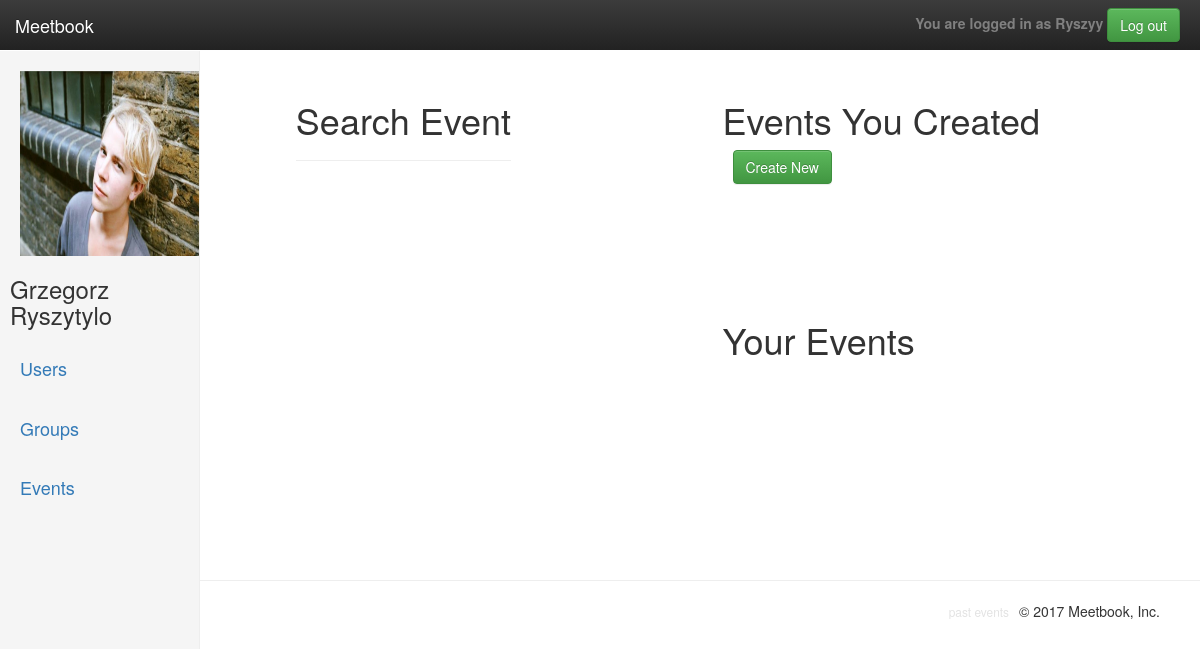
Before: /events_list (signed in) with the older database file.
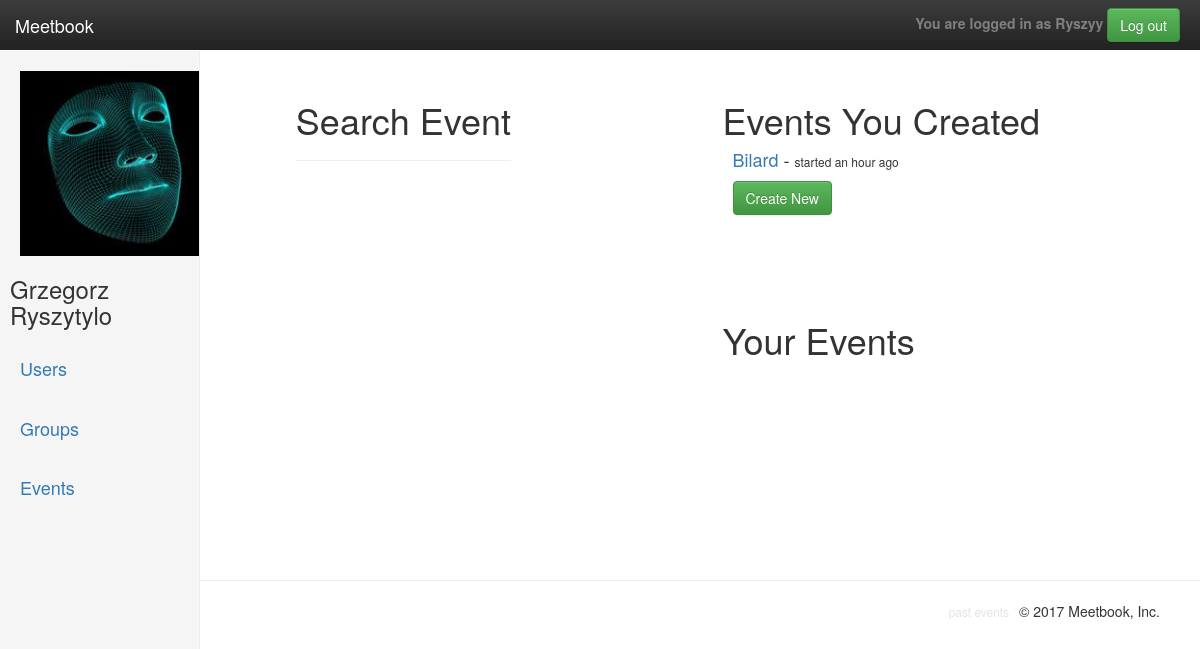
After: the same page with the newer database file.
### profiles/models.py (models this page shows, shortened)
class UserProfile(models.Model):
    user_auth = models.OneToOneField(User, primary_key=True, on_delete=models.CASCADE)
    location = models.ForeignKey(Location, null=True, blank=True, on_delete=models.CASCADE)
    slug = models.SlugField(blank=True)
    picture = models.ImageField(upload_to=upload_location, null=True, blank=True)
    friends = models.ManyToManyField('self',
                                     blank=True)
    pending = models.ManyToManyField('self',
                                     blank=True,
                                     through="Invite",
                                     through_fields=('r_to', 'r_from'),
                                     symmetrical=False)
    bio = models.TextField(blank=True, null=True)
    time = models.ManyToManyField("profiles.FreeTime",
                                  blank=True)

class Event(models.Model):
    name = models.CharField(max_length=120)
    location = models.ForeignKey(Location)
    date = models.DateTimeField(auto_now=False, auto_now_add=False, blank=True, null=True)
    intrest = models.ForeignKey(Intrest)
    members = models.ManyToManyField(UserProfile, blank=True)
    slug = models.SlugField(blank=True)
    creator = models.ForeignKey(UserProfile, related_name="creator", blank=True, null=True)
    group = models.ForeignKey(GroupProfile, blank=True, null=True)
    cost = models.IntegerField(blank=True, null=True)
    def __str__(self):
        return self.name

### profiles/views/cbv/event_crud.py (the view)
# urls.py: url(r'^events_list$', EventsList.as_view(), name="events_list"),
class EventsList(ListView):
    model = Event
    template_name = 'events_list.html'
    context_object_name = 'events_list'
    def get_context_data(self, **kwargs):
        context = super(EventsList, self).get_context_data(**kwargs)
        profile = UserProfile.objects.get(user_auth=self.request.user)
        created_events = Event.objects.filter(Q(creator=profile), Q(group=None) , Q(date__gte=datetime.datetime.now() - datetime.timedelta(days=3))).order_by('date')
        member_of_event = Event.objects.filter(Q(members=profile), Q(group=None) , Q(date__gte=datetime.datetime.now() - datetime.timedelta(days=3))).exclude(creator=profile).order_by('date')
        events = Event.objects.filter(Q(group=None), Q(date__gte=datetime.datetime.now() - datetime.timedelta(days=3))).exclude(members=profile).exclude(creator=profile).order_by('date')
        context['events_list'] = events
        context['member_of_event'] = member_of_event
        context['created_events'] = created_events
        context['profile'] = profile
        return context

### templates/events_list.html (shortened to what this page needs)
{% extends "basebase.html" %}
{% load crispy_forms_tags %}
{% load humanize %}
{% block sidepicture %}
	{% if user.is_authenticated %}
		{% if profile.picture %}
			<a href="{% url 'user_detail' profile.slug %}"><img src="{{ profile.picture.url }}" width="185" height="185"></a>
		{% else %}
			<a href="{% url 'user_detail' profile.slug %}"><img src="\media\default\defaultuser.png" width="185" height="185"></a>
		{% endif %}
	{% endif %}
{% endblock %}
{% block content %}
	<div class="col-md-12 col-md-offset-2" style="float: left;">
		<h1>Search Event</h1>
		<hr>
</div>
{% endblock %}
{% block friends %}
<div style="margin-top: 10px; float: right; padding: 20px ; margin-right: 140px">
	<h1>Events You Created</h1>
	<div style="padding-left: 10px; min-height: 150px">
		{% for event in created_events %}
			<p><h4 style="display: inline"><a href="{% url 'event_detail' event.slug %}">{{event|capfirst}}</a> - </h4><h6 style="display: inline">
			{% if event.date|naturalday == 'today' %}
				{% if 'ago' in event.date|naturaltime %}
					started {{event.date|naturaltime}}
				{% endif %}
			{% else %}
				{{event.date|naturalday}}
			{% endif %}
		</h6></p>
	{% endfor %}
	<div style="margin-left: auto;">
		<a href="{% url 'event_create' %}" >
			<button type="submit" class="btn btn-success">Create New</button>
		</a>
	</div>
</div>
<h1>Your Events</h1>
</div>
{% endblock %}
{% block footer %}
<li style="float: right; padding-right: 10px;"><small><a id="footer" href="{% url 'past_events' %}">past events</a></small></li>
{% endblock %}

Changed rows visible on the page:
changed UserProfile: picture: a different picture
now on this page (row edited): Event: name "Bilard", date "an hour ago"
